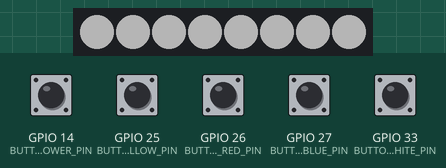
The sketch below on a simulated ESP32. On the bench: 8 RGB LEDs in strip order, left to right. The inputs (shaded band) are chosen by the test bench; at power-on: GPIO 14 (BUTTON_POWER_PIN), GPIO 25 (BUTTON_COLOR_YELLOW_PIN), GPIO 26 (BUTTON_COLOR_RED_PIN), GPIO 27 (BUTTON_COLOR_BLUE_PIN), GPIO 33 (BUTTON_COLOR_WHITE_PIN) HIGH. Dim RGB values are drawn brighter than linear.

Above: at 1.2 s.
1.3 s: GPIO 14 (BUTTON_POWER_PIN) pulled LOW for 0.15 s
At 2.5 s:
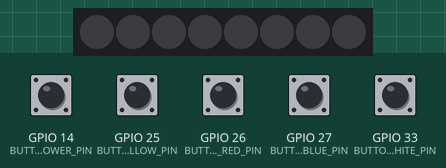
2.9 s: GPIO 25 (BUTTON_COLOR_YELLOW_PIN) pulled LOW for 0.15 s
At 4.0 s:
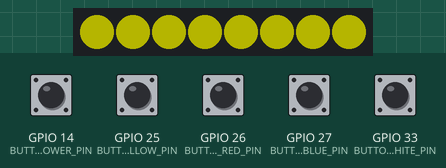
4.5 s: GPIO 26 (BUTTON_COLOR_RED_PIN) pulled LOW for 0.15 s
At 5.2 s:
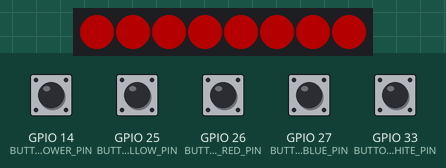
6.1 s: GPIO 27 (BUTTON_COLOR_BLUE_PIN) pulled LOW for 0.15 s
At 6.5 s:
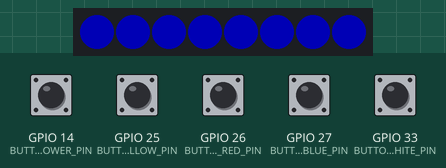
7.7 s: GPIO 14 (BUTTON_POWER_PIN) pulled LOW for 1 s
At 8.8 s:
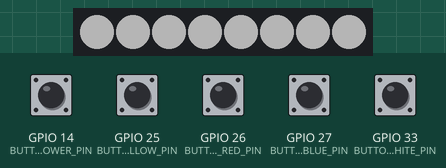
10.2 s: GPIO 25 (BUTTON_COLOR_YELLOW_PIN) pulled LOW for 1 s
At 10.7 s:
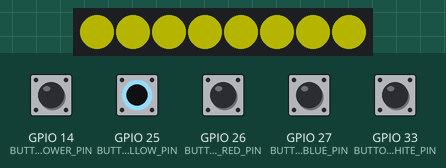
Timing chart, 0 to 13.2 s (numbered marks = the images above; inputs shaded):
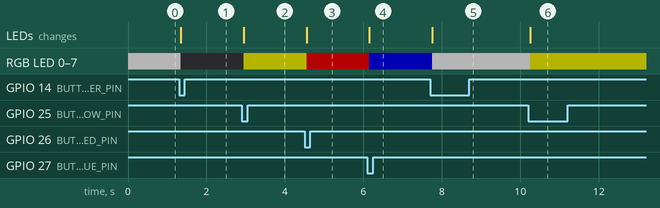

The sketch:

main.ino
```cpp
#include <FastLED.h>

#define LED_PIN 12
#define NUM_LEDS 8
#define BRIGHTNESS 64
#define LED_TYPE WS2812B
#define COLOR_ORDER GRB
#define BUTTON_POWER_PIN 14
#define BUTTON_COLOR_BLUE_PIN 27
#define BUTTON_COLOR_RED_PIN 26
#define BUTTON_COLOR_YELLOW_PIN 25
#define BUTTON_COLOR_WHITE_PIN 33

CRGB leds[NUM_LEDS];
bool ledStatus = true;
String color;

void setup() {
  pinMode(BUTTON_POWER_PIN, INPUT_PULLUP);
  pinMode(BUTTON_COLOR_BLUE_PIN, INPUT_PULLUP);
  pinMode(BUTTON_COLOR_RED_PIN, INPUT_PULLUP);
  pinMode(BUTTON_COLOR_YELLOW_PIN, INPUT_PULLUP);
  pinMode(BUTTON_COLOR_WHITE_PIN, INPUT_PULLUP);

  FastLED.addLeds<LED_TYPE, LED_PIN, COLOR_ORDER>(leds, NUM_LEDS);
  FastLED.setBrightness(BRIGHTNESS);
  color = "white";

  setColor(color);
  FastLED.show();
}

void loop() {

// Verifica se o botão de ligar/desligar foi pressionado
  if (digitalRead(BUTTON_POWER_PIN) == LOW) {
    delay(50);  // Debouncing
    if (digitalRead(BUTTON_POWER_PIN) == LOW) {
      ledStatus = !ledStatus;

      if (ledStatus) {
        setColor(color);
      } else {
        setColor("black");
      }
      FastLED.show();

      while (digitalRead(BUTTON_POWER_PIN) == LOW) {
       // Espera até o botão ser solto
      }
    }
  }

  // Verifica se o botão de cor azul foi pressionado
  if (digitalRead(BUTTON_COLOR_BLUE_PIN) == LOW) {
    delay(50);
    if (digitalRead(BUTTON_COLOR_BLUE_PIN) == LOW) {
      setColor("blue");
      FastLED.show();
      while (digitalRead(BUTTON_COLOR_BLUE_PIN) == LOW) {
      }
    }
  }

   // Verifica se o botão de cor vermelha foi pressionado
  if (digitalRead(BUTTON_COLOR_RED_PIN) == LOW) {
    delay(50);
    if (digitalRead(BUTTON_COLOR_RED_PIN) == LOW) {
      setColor("red");
      FastLED.show();
      while (digitalRead(BUTTON_COLOR_RED_PIN) == LOW) {
      }
    }
  }

   // Verifica se o botão de cor amarela foi pressionado
  if (digitalRead(BUTTON_COLOR_YELLOW_PIN) == LOW) {
    delay(50);
    if (digitalRead(BUTTON_COLOR_YELLOW_PIN) == LOW) {
      setColor("yellow");
      FastLED.show();
      while (digitalRead(BUTTON_COLOR_YELLOW_PIN) == LOW) {
      }
    }
  }

   // Verifica se o botão de cor branca foi pressionado
  if (digitalRead(BUTTON_COLOR_WHITE_PIN) == LOW) {
    delay(50);
    if (digitalRead(BUTTON_COLOR_WHITE_PIN) == LOW) {
      setColor("white");
      FastLED.show();
      while (digitalRead(BUTTON_COLOR_WHITE_PIN) == LOW) {
      }
    }
  }

}

// Função para definir a cor
void setColor(String selectedColor) {
  for(int i = 0; i < NUM_LEDS; i++) {
    if (selectedColor == "white") {
      leds[i] = CRGB::White;
    } else if (selectedColor == "blue") {
      leds[i] = CRGB::Blue;
    } else if (selectedColor == "red") {
      leds[i] = CRGB::Red;
    } else if (selectedColor == "green") {
      leds[i] = CRGB::Green;
    } else if (selectedColor == "yellow") {
      leds[i] = CRGB::Yellow;
    } else {
      leds[i] = CRGB::Black;
    }
  }
}
```

Measured:
- after the input at 1.3 s, RGB LED 0–7: RGB(64, 64, 64) → off after 0.05 s; the LEDs: change after 0.05 s (image 1)
- after the input at 2.9 s, RGB LED 0–7: off → RGB(64, 64, 0) after 0.05 s; the LEDs: change after 0.05 s (image 2)
- after the input at 4.5 s, RGB LED 0–7: RGB(64, 64, 0) → RGB(64, 0, 0) after 0.05 s; the LEDs: change after 0.05 s (image 3)
- after the input at 6.1 s, RGB LED 0–7: RGB(64, 0, 0) → RGB(0, 0, 64) after 0.05 s; the LEDs: change after 0.05 s (image 4)
- after the input at 7.7 s, RGB LED 0–7: RGB(0, 0, 64) → RGB(64, 64, 64) after 0.05 s; the LEDs: change after 0.05 s (image 5)
- after the input at 10.2 s, RGB LED 0–7: RGB(64, 64, 64) → RGB(64, 64, 0) after 0.05 s; the LEDs: change after 0.05 s (image 6)
